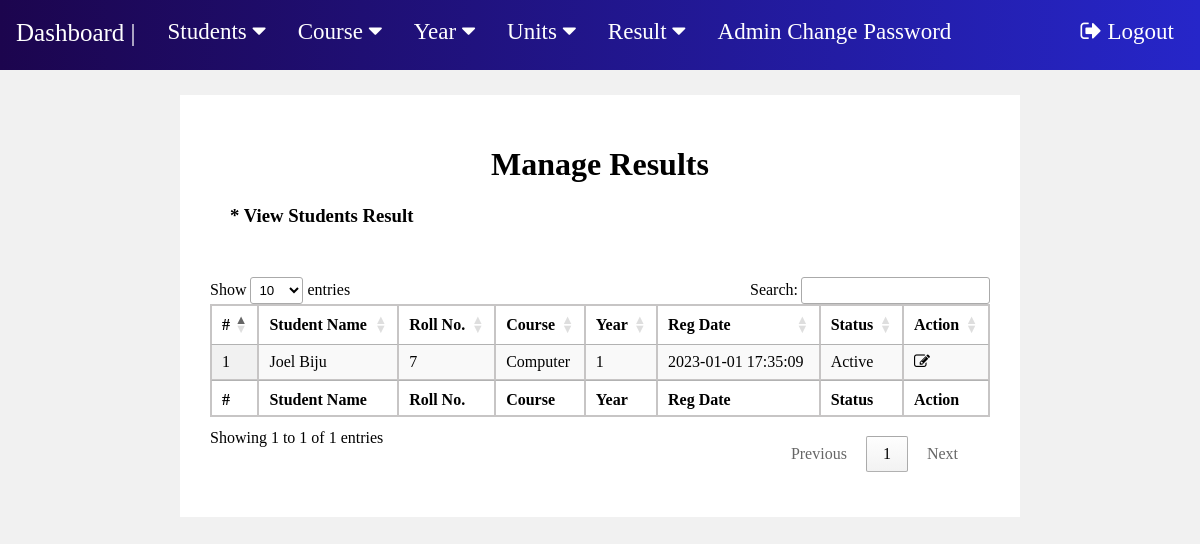
The app's page /manage-results.php (signed in) with its own data.
### tables this page shows
CREATE TABLE `student` (
  `reg_id` int(255) NOT NULL,
  `Name` varchar(200) NOT NULL,
  `Roll_No` int(160) NOT NULL,
  `Email` varchar(100) NOT NULL,
  `Gender` varchar(50) NOT NULL,
  `DOB` varchar(100) NOT NULL,
  `branch_id` int(100) NOT NULL,
  `sem_id` int(8) NOT NULL,
  `Reg_date` timestamp NOT NULL DEFAULT current_timestamp(),
  `status` int(1) NOT NULL
);

### manage-results.php (the view, shortened to what this page needs)
<?php
include "includes/connection.php";
?>
<!DOCTYPE html>
<html lang="en">
<head>
    <link rel="stylesheet" type="text/css" href="css/fp1.css?version=51">
	<link rel="stylesheet" href=
"https://cdn.datatables.net/1.10.22/css/jquery.dataTables.min.css" />
</head>
<body>
    <?php include "nav.php";?>
    <div class="m2">
        <h1 style="text-align:center;">Manage Results</h1>
        <h3 style="margin : 20px; margin-bottom:50px">* View Students Result</h3>
        <table id="tableID" class="display">
            <thead  >
                <tr >
                    <th >#</th>
                    <th>Student Name</th>
                    <th>Roll No.</th>
                    <th>Course</th>
                    <th>Year</th>
                    <th>Reg Date</th>
                    <th>Status</th>
                    <th>Action</th>
                </tr>
            </thead>
            <tfoot>
                <tr>
                    <th>#</th>
                    <th>Student Name</th>
                    <th>Roll No.</th>
                    <th>Course</th>
                    <th>Year</th>
                    <th>Reg Date</th>
                    <th>Status</th>
                    <th>Action</th>
                </tr>
            </tfoot>
            <tbody>
<?php
$sql = "SELECT distinct student.Name, student.Roll_No, student.Reg_date, student.status, student.reg_id, branch.branch, semester.semester from results join student on results.roll_no = student.Roll_No join branch on branch.branch_id = results.branch_id join semester on semester.sem_id = results.sem_id ";
$result = mysqli_query($conn, $sql);
$c = 1;
$num = mysqli_num_rows($result);
if($num > 0){
    while($row = mysqli_fetch_assoc($result)){
        ?>
        <tr>
            <td><?php echo $c;?></td>
            <td><?php echo $row['Name'];?></td>
            <td><?php echo $row['Roll_No'];?></td>
            <td><?php echo $row['branch'];?></td>
            <td><?php echo $row['semester'];?></td>
            <td><?php echo $row['Reg_date'];?></td>
            <td><?php if($row['status'] == 1){
                echo "Active";
            }
            else{
                echo "Blocked";
            };?></td>
            <td><a href="edit-result.php?stid=<?php echo $row['reg_id'];?>"><i class="fa fa-edit" title="Edit Record"></i> </a></td>
        </tr>
        <?php
        $c++;
    }
}
?>
            </tbody>
        </table>
    </div>
</body>
</html>

### css/fp1.css (style rules this page uses)
body { background-color: rgb(241, 241, 241); margin: 0; }
table { border: 1px solid rgb(199, 197, 197); margin: auto auto; border-collapse: collapse; width: 95%; margin-bottom: 50px; }
th, td { border-collapse: collapse; padding: 8px; text-align: left; border: 1px solid rgb(199, 197, 197); border-collapse: collapse; }
th { text-align: left; }
a { text-decoration: none; color: black; }
.m2 { background-color:White; border: 30px solid white; margin : 25px auto; width: 65%; }

### records on screen
student: Name "Joel Biju", Roll_No "7", branch "Computer", semester "1", Reg_date "2023-01-01 17:35:09", status "Active"
